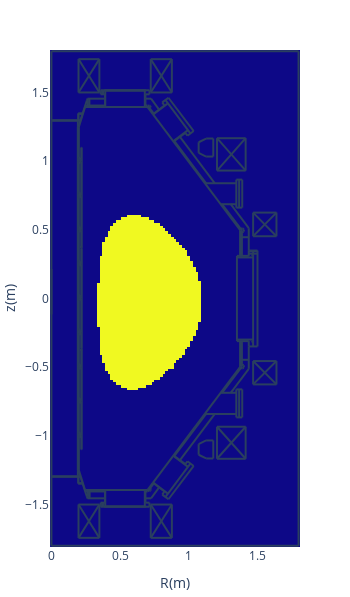

Notebook source saved alongside this figure:
### Code cell
# domain
pl.d_heatmap(cond['domain'])

### Figure 1 — Plotly figure (JSON) as saved in the notebook; plotly's stock layout.template omitted (floating-point values rounded to 4 significant figures; data arrays with more than 128 entries replaced by an {"elided": "..."} marker saying what was removed)
{"data": [{"dx": 0.02, "dy": 0.02, "showscale": false, "type": "heatmap", "x0": 0, "y0": -1.8, "z": {"elided": "181x91 int values"}}], "layout": {"height": 597.3, "margin": {"autoexpand": false, "b": 50, "l": 50, "r": 50, "t": 50}, "shapes": [{"type": "line", "x0": 0.2652, "x1": 0.2652, "y0": -1.406, "y1": -1.455}, {"type": "line", "x0": 0.2766, "x1": 0.2766, "y0": -1.406, "y1": -1.455}, {"type": "line", "x0": 0.1927, "x1": 0.1927, "y0": -1.299, "y1": 1.299}, {"type": "line", "x0": 0.1927, "x1": 0.1927, "y0": -1.249, "y1": 1.249}, {"type": "line", "x0": 0.195, "x1": 0.195, "y0": -1.251, "y1": 1.249}, {"type": "line", "x0": 0.1995, "x1": 0.1995, "y0": -1.249, "y1": 1.249}, {"type": "line", "x0": 1.376, "x1": 0.7005, "y0": 0.4965, "y1": 1.394}, {"type": "line", "x0": 0.2199, "x1": 0.2199, "y0": 0.3695, "y1": 1.099}, {"type": "line", "x0": 0.2176, "x1": 0.2176, "y0": 0.3695, "y1": 1.099}, {"type": "line", "x0": 1.376, "x1": 0.7005, "y0": -0.4965, "y1": -1.394}, {"type": "line", "x0": 0.2176, "x1": 0.2176, "y0": -0.3695, "y1": -1.099}, {"type": "line", "x0": 0.2199, "x1": 0.2199, "y0": -0.3695, "y1": -1.099}, {"type": "line", "x0": 0.1995, "x1": 0.2448, "y0": -1.249, "y1": -1.394}, {"type": "line", "x0": 0.1972, "x1": 0.1972, "y0": -1.299, "y1": -1.344}, {"type": "line", "x0": 0.195, "x1": 0.195, "y0": -1.299, "y1": -1.349}, {"type": "line", "x0": 0.195, "x1": 0.229, "y0": -1.349, "y1": -1.349}, {"type": "line", "x0": 0.195, "x1": 0.2267, "y0": -1.344, "y1": -1.344}, {"type": "line", "x0": 0.1995, "x1": 0.1995, "y0": -0.9975, "y1": -0.9748}, {"type": "line", "x0": 0.2086, "x1": 0.2086, "y0": -1.009, "y1": -0.9907}, {"type": "line", "x0": 0.2086, "x1": 0.2086, "y0": -1.009, "y1": -0.9929}, {"type": "line", "x0": 0.2063, "x1": 0.2063, "y0": -1.011, "y1": -0.9748}, {"type": "line", "x0": 0, "x1": 0.2108, "y0": -1.294, "y1": -1.294}, {"type": "line", "x0": 0, "x1": 0.2131, "y0": -1.299, "y1": -1.299}, {"type": "line", "x0": 0.1995, "x1": 0.1995, "y0": -1.011, "y1": -1.002}, {"type": "line", "x0": 0.2063, "x1": 0.2086, "y0": -1.007, "y1": -1.007}, {"type": "line", "x0": 0.2086, "x1": 0.2086, "y0": -1.004, "y1": -1.004}, {"type": "line", "x0": 0.2086, "x1": 0.2176, "y0": -1.009, "y1": -1.009}, {"type": "line", "x0": 0.1995, "x1": 0.2063, "y0": -1.011, "y1": -1.011}, {"type": "line", "x0": 0.2199, "x1": 0.2176, "y0": -1.099, "y1": -1.099}, {"type": "line", "x0": 0.2063, "x1": 0.2086, "y0": -0.9929, "y1": -0.9929}, {"type": "line", "x0": 0.2086, "x1": 0.2086, "y0": -0.9975, "y1": -0.9975}, {"type": "line", "x0": 0.2086, "x1": 0.2176, "y0": -0.9929, "y1": -0.9929}, {"type": "line", "x0": 0.2086, "x1": 0.2176, "y0": -0.9907, "y1": -0.9907}, {"type": "line", "x0": 0.1995, "x1": 0.2063, "y0": -0.9748, "y1": -0.9748}, {"type": "line", "x0": 0.2086, "x1": 0.2176, "y0": -0.7594, "y1": -0.7594}, {"type": "line", "x0": 0.1995, "x1": 0.2063, "y0": -0.7617, "y1": -0.7617}, {"type": "line", "x0": 0.2086, "x1": 0.2086, "y0": -0.7594, "y1": -0.7413}, {"type": "line", "x0": 0.2086, "x1": 0.2086, "y0": -0.7594, "y1": -0.739}, {"type": "line", "x0": 0.1995, "x1": 0.1995, "y0": -0.7617, "y1": -0.7526}, {"type": "line", "x0": 0.2063, "x1": 0.2063, "y0": -0.7617, "y1": -0.7254}, {"type": "line", "x0": 0.1995, "x1": 0.2063, "y0": -0.7254, "y1": -0.7254}, {"type": "line", "x0": 0.2086, "x1": 0.2176, "y0": -0.739, "y1": -0.739}, {"type": "line", "x0": 0.2086, "x1": 0.2176, "y0": -0.7413, "y1": -0.7413}, {"type": "line", "x0": 0.2086, "x1": 0.2086, "y0": -0.7526, "y1": -0.7526}, {"type": "line", "x0": 0.2063, "x1": 0.2086, "y0": -0.7572, "y1": -0.7572}, {"type": "line", "x0": 0.2086, "x1": 0.2086, "y0": -0.7458, "y1": -0.7458}, {"type": "line", "x0": 0.2063, "x1": 0.2086, "y0": -0.7436, "y1": -0.7436}, {"type": "line", "x0": 0.1995, "x1": 0.1995, "y0": -0.7481, "y1": -0.7254}, {"type": "line", "x0": 0.3582, "x1": 0.7141, "y0": -1.517, "y1": -1.517}, {"type": "line", "x0": 0.3854, "x1": 0.6869, "y0": -1.514, "y1": -1.514}, {"type": "line", "x0": 0.3854, "x1": 0.6869, "y0": -1.514, "y1": -1.514}, {"type": "line", "x0": 0.2426, "x1": 0.7096, "y0": -1.394, "y1": -1.394}, {"type": "line", "x0": 0.3922, "x1": 0.3922, "y0": -1.514, "y1": -1.394}, {"type": "line", "x0": 0.3582, "x1": 0.3582, "y0": -1.517, "y1": -1.487}, {"type": "line", "x0": 0.3786, "x1": 0.3786, "y0": -1.517, "y1": -1.487}, {"type": "line", "x0": 0.3695, "x1": 0.3695, "y0": -1.517, "y1": -1.487}, {"type": "line", "x0": 0.3831, "x1": 0.3831, "y0": -1.517, "y1": -1.512}, {"type": "line", "x0": 0.3831, "x1": 0.3854, "y0": -1.512, "y1": -1.514}, {"type": "line", "x0": 0.3854, "x1": 0.3854, "y0": -1.514, "y1": -1.514}, {"type": "line", "x0": 0.3899, "x1": 0.263, "y0": -1.455, "y1": -1.455}, {"type": "line", "x0": 0.3582, "x1": 0.3899, "y0": -1.487, "y1": -1.487}, {"type": "line", "x0": 0.2471, "x1": 0.3899, "y0": -1.406, "y1": -1.406}, {"type": "line", "x0": 0.2766, "x1": 0.2766, "y0": -1.455, "y1": -1.406}, {"type": "line", "x0": 0.2652, "x1": 0.2652, "y0": -1.455, "y1": -1.406}, {"type": "line", "x0": 0.2584, "x1": 0.263, "y0": -1.444, "y1": -1.455}, {"type": "line", "x0": 0.2426, "x1": 0.2448, "y0": -1.394, "y1": -1.392}, {"type": "line", "x0": 0.3899, "x1": 0.3899, "y0": -1.487, "y1": -1.394}, {"type": "line", "x0": 0.6801, "x1": 0.6801, "y0": -1.514, "y1": -1.394}, {"type": "line", "x0": 0.7141, "x1": 0.7141, "y0": -1.517, "y1": -1.487}, {"type": "line", "x0": 0.6914, "x1": 0.6914, "y0": -1.517, "y1": -1.512}, {"type": "line", "x0": 0.6914, "x1": 0.6869, "y0": -1.512, "y1": -1.514}, {"type": "line", "x0": 0.6869, "x1": 0.6869, "y0": -1.514, "y1": -1.514}, {"type": "line", "x0": 0.6846, "x1": 0.6846, "y0": -1.487, "y1": -1.394}, {"type": "line", "x0": 0.6846, "x1": 0.7141, "y0": -1.487, "y1": -1.487}, {"type": "line", "x0": 0.7254, "x1": 0.6846, "y0": -1.455, "y1": -1.455}, {"type": "line", "x0": 0.7118, "x1": 0.705, "y0": -1.392, "y1": -1.387}, {"type": "line", "x0": 0.7055, "x1": 0.715, "y0": -1.4, "y1": -1.402}, {"type": "line", "x0": 0.715, "x1": 0.7223, "y0": -1.402, "y1": -1.397}, {"type": "line", "x0": 0.7223, "x1": 0.7248, "y0": -1.397, "y1": -1.389}, {"type": "line", "x0": 0.7248, "x1": 0.7198, "y0": -1.389, "y1": -1.381}, {"type": "line", "x0": 0.6846, "x1": 0.7005, "y0": -1.406, "y1": -1.406}, {"type": "line", "x0": 0.2199, "x1": 0.2199, "y0": -0.3627, "y1": 0.3627}, {"type": "line", "x0": 0.2176, "x1": 0.2176, "y0": -0.3627, "y1": 0.3627}, {"type": "line", "x0": 0.1995, "x1": 0.1995, "y0": -0.4965, "y1": -0.4761}, {"type": "line", "x0": 0.2063, "x1": 0.2063, "y0": -0.5123, "y1": -0.4761}, {"type": "line", "x0": 0.1995, "x1": 0.1995, "y0": -0.5123, "y1": -0.5033}, {"type": "line", "x0": 0.2086, "x1": 0.2086, "y0": -0.5101, "y1": -0.4897}, {"type": "line", "x0": 0.2086, "x1": 0.2086, "y0": -0.5101, "y1": -0.4919}, {"type": "line", "x0": 0.2086, "x1": 0.2176, "y0": -0.5101, "y1": -0.5101}, {"type": "line", "x0": 0.2063, "x1": 0.2086, "y0": -0.4942, "y1": -0.4942}, {"type": "line", "x0": 0.2086, "x1": 0.2086, "y0": -0.4965, "y1": -0.4965}, {"type": "line", "x0": 0.2063, "x1": 0.2086, "y0": -0.5055, "y1": -0.5055}, {"type": "line", "x0": 0.2086, "x1": 0.2086, "y0": -0.5033, "y1": -0.5033}, {"type": "line", "x0": 0.2086, "x1": 0.2176, "y0": -0.4919, "y1": -0.4919}, {"type": "line", "x0": 0.2086, "x1": 0.2176, "y0": -0.4897, "y1": -0.4897}, {"type": "line", "x0": 0.1995, "x1": 0.2063, "y0": -0.5123, "y1": -0.5123}, {"type": "line", "x0": 0.1995, "x1": 0.2063, "y0": -0.4761, "y1": -0.4761}, {"type": "line", "x0": 0.2154, "x1": 0.2176, "y0": -0.365, "y1": -0.3627}, {"type": "line", "x0": 0.2206, "x1": 0.2218, "y0": -0.3642, "y1": -0.3614}, {"type": "line", "x0": 0.2199, "x1": 0.2176, "y0": -0.3695, "y1": -0.3695}, {"type": "line", "x0": 0.2176, "x1": 0.2154, "y0": -0.3786, "y1": -0.3786}, {"type": "line", "x0": 0.2154, "x1": 0.2154, "y0": -0.3786, "y1": -0.3695}, {"type": "line", "x0": 0.2176, "x1": 0.2176, "y0": -0.3786, "y1": -0.3695}, {"type": "line", "x0": 0.2169, "x1": 0.2157, "y0": -0.365, "y1": -0.3678}, {"type": "line", "x0": 0.2183, "x1": 0.2177, "y0": -0.3664, "y1": -0.3678}, {"type": "line", "x0": 0.2176, "x1": 0.2199, "y0": -0.3673, "y1": -0.365}, {"type": "line", "x0": 0.2192, "x1": 0.2197, "y0": -0.3628, "y1": -0.3614}, {"type": "line", "x0": 0.1995, "x1": 0.1995, "y0": -0.263, "y1": -0.2516}, {"type": "line", "x0": 0.2063, "x1": 0.2063, "y0": -0.263, "y1": -0.2267}, {"type": "line", "x0": 0.2086, "x1": 0.2086, "y0": -0.2607, "y1": -0.2426}, {"type": "line", "x0": 0.2086, "x1": 0.2086, "y0": -0.2607, "y1": -0.2403}, {"type": "line", "x0": 0.2086, "x1": 0.2176, "y0": -0.2607, "y1": -0.2607}, {"type": "line", "x0": 0.2086, "x1": 0.2086, "y0": -0.2539, "y1": -0.2539}, {"type": "line", "x0": 0.2063, "x1": 0.2086, "y0": -0.2562, "y1": -0.2562}, {"type": "line", "x0": 0.1995, "x1": 0.2063, "y0": -0.263, "y1": -0.263}, {"type": "line", "x0": 0.1995, "x1": 0.1995, "y0": -0.2471, "y1": -0.2267}, {"type": "line", "x0": 0.2086, "x1": 0.2176, "y0": -0.2403, "y1": -0.2403}, {"type": "line", "x0": 0.2086, "x1": 0.2176, "y0": -0.2426, "y1": -0.2426}, {"type": "line", "x0": 0.2086, "x1": 0.2086, "y0": -0.2471, "y1": -0.2471}, {"type": "line", "x0": 0.2063, "x1": 0.2086, "y0": -0.2426, "y1": -0.2426}, {"type": "line", "x0": 0.1995, "x1": 0.2063, "y0": -0.2267, "y1": -0.2267}, {"type": "line", "x0": 0.1995, "x1": 0.2063, "y0": -0.01133, "y1": -0.01133}, {"type": "line", "x0": 0.1995, "x1": 0.2063, "y0": 0.02494, "y1": 0.02494}, {"type": "line", "x0": 0.1995, "x1": 0.1995, "y0": -0.01133, "y1": -0.002267}, {"type": "line", "x0": 0.1995, "x1": 0.1995, "y0": 0.002267, "y1": 0.02494}, {"type": "line", "x0": 0.2063, "x1": 0.2063, "y0": -0.01133, "y1": 0.02494}, {"type": "line", "x0": 0.2086, "x1": 0.2086, "y0": -0.009068, "y1": 0.006801}, {"type": "line", "x0": 0.2086, "x1": 0.2086, "y0": -0.009068, "y1": 0.009068}, {"type": "line", "x0": 0.2086, "x1": 0.2176, "y0": -0.009068, "y1": -0.009068}, {"type": "line", "x0": 0.2086, "x1": 0.2086, "y0": -0.004534, "y1": -0.004534}, {"type": "line", "x0": 0.2063, "x1": 0.2086, "y0": -0.006801, "y1": -0.006801}, {"type": "line", "x0": 0.2086, "x1": 0.2176, "y0": 0.009068, "y1": 0.009068}, {"type": "line", "x0": 0.2086, "x1": 0.2176, "y0": 0.006801, "y1": 0.006801}, {"type": "line", "x0": 0.2086, "x1": 0.2086, "y0": 0.002267, "y1": 0.002267}, {"type": "line", "x0": 0.2063, "x1": 0.2086, "y0": 0.006801, "y1": 0.006801}, {"type": "line", "x0": 0.2176, "x1": 0.2176, "y0": 0.3786, "y1": 0.3695}, {"type": "line", "x0": 0.2154, "x1": 0.2154, "y0": 0.3786, "y1": 0.3695}, {"type": "line", "x0": 0.1995, "x1": 0.1995, "y0": 0.2516, "y1": 0.2743}, {"type": "line", "x0": 0.2063, "x1": 0.2063, "y0": 0.238, "y1": 0.2743}, {"type": "line", "x0": 0.2086, "x1": 0.2086, "y0": 0.2403, "y1": 0.2607}, {"type": "line", "x0": 0.1995, "x1": 0.2063, "y0": 0.238, "y1": 0.238}, {"type": "line", "x0": 0.1995, "x1": 0.1995, "y0": 0.238, "y1": 0.2471}, {"type": "line", "x0": 0.2063, "x1": 0.2086, "y0": 0.2562, "y1": 0.2562}, {"type": "line", "x0": 0.2086, "x1": 0.2086, "y0": 0.2539, "y1": 0.2539}, {"type": "line", "x0": 0.2086, "x1": 0.2176, "y0": 0.2584, "y1": 0.2584}, {"type": "line", "x0": 0.2063, "x1": 0.2086, "y0": 0.2426, "y1": 0.2426}, {"type": "line", "x0": 0.2086, "x1": 0.2086, "y0": 0.2471, "y1": 0.2471}, {"type": "line", "x0": 0.2086, "x1": 0.2176, "y0": 0.2403, "y1": 0.2403}, {"type": "line", "x0": 0.2086, "x1": 0.2086, "y0": 0.2403, "y1": 0.2584}, {"type": "line", "x0": 0.2086, "x1": 0.2176, "y0": 0.2607, "y1": 0.2607}, {"type": "line", "x0": 0.1995, "x1": 0.2063, "y0": 0.2743, "y1": 0.2743}, {"type": "line", "x0": 0.2177, "x1": 0.2183, "y0": 0.3696, "y1": 0.3682}, {"type": "line", "x0": 0.2157, "x1": 0.2169, "y0": 0.3696, "y1": 0.3668}, {"type": "line", "x0": 0.2176, "x1": 0.2199, "y0": 0.3673, "y1": 0.365}, {"type": "line", "x0": 0.2218, "x1": 0.2206, "y0": 0.3632, "y1": 0.366}, {"type": "line", "x0": 0.2154, "x1": 0.2176, "y0": 0.365, "y1": 0.3627}, {"type": "line", "x0": 0.2197, "x1": 0.2192, "y0": 0.3632, "y1": 0.3646}, {"type": "line", "x0": 0.2199, "x1": 0.2176, "y0": 0.3695, "y1": 0.3695}, {"type": "line", "x0": 0.2176, "x1": 0.2154, "y0": 0.3786, "y1": 0.3786}, {"type": "line", "x0": 0.1995, "x1": 0.1995, "y0": 0.5033, "y1": 0.5237}, {"type": "line", "x0": 0.1995, "x1": 0.1995, "y0": 0.4874, "y1": 0.4965}, {"type": "line", "x0": 0.2063, "x1": 0.2063, "y0": 0.4874, "y1": 0.5237}, {"type": "line", "x0": 0.2086, "x1": 0.2086, "y0": 0.4897, "y1": 0.5078}, {"type": "line", "x0": 0.2086, "x1": 0.2086, "y0": 0.4897, "y1": 0.5101}, {"type": "line", "x0": 0.2086, "x1": 0.2176, "y0": 0.4897, "y1": 0.4897}, {"type": "line", "x0": 0.2086, "x1": 0.2086, "y0": 0.4965, "y1": 0.4965}, {"type": "line", "x0": 0.2063, "x1": 0.2086, "y0": 0.4942, "y1": 0.4942}, {"type": "line", "x0": 0.2086, "x1": 0.2176, "y0": 0.5101, "y1": 0.5101}, {"type": "line", "x0": 0.2086, "x1": 0.2176, "y0": 0.5078, "y1": 0.5078}, {"type": "line", "x0": 0.2086, "x1": 0.2086, "y0": 0.5033, "y1": 0.5033}, {"type": "line", "x0": 0.2063, "x1": 0.2086, "y0": 0.5055, "y1": 0.5055}, {"type": "line", "x0": 0.1995, "x1": 0.2063, "y0": 0.4874, "y1": 0.4874}, {"type": "line", "x0": 0.1995, "x1": 0.2063, "y0": 0.5237, "y1": 0.5237}, {"type": "line", "x0": 1.501, "x1": 1.501, "y0": 0.3491, "y1": -0.3491}, {"type": "line", "x0": 1.351, "x1": 1.351, "y0": 0.3106, "y1": -0.3106}, {"type": "line", "x0": 1.469, "x1": 1.469, "y0": 0.3491, "y1": -0.3491}, {"type": "line", "x0": 1.387, "x1": 1.387, "y0": -0.3106, "y1": -0.4965}, {"type": "line", "x0": 1.374, "x1": 1.374, "y0": -0.3106, "y1": -0.4965}, {"type": "line", "x0": 1.462, "x1": 1.462, "y0": -0.3196, "y1": -0.3106}, {"type": "line", "x0": 1.437, "x1": 1.437, "y0": -0.3106, "y1": -0.3491}, {"type": "line", "x0": 1.437, "x1": 1.501, "y0": -0.3491, "y1": -0.3491}, {"type": "line", "x0": 1.437, "x1": 1.437, "y0": -0.3491, "y1": -0.5123}, {"type": "line", "x0": 1.379, "x1": 1.392, "y0": -0.5069, "y1": -0.5093}, {"type": "line", "x0": 1.392, "x1": 1.402, "y0": -0.5093, "y1": -0.4997}, {"type": "line", "x0": 1.402, "x1": 1.4, "y0": -0.4997, "y1": -0.4862}, {"type": "line", "x0": 1.4, "x1": 1.388, "y0": -0.4862, "y1": -0.48}, {"type": "line", "x0": 1.374, "x1": 1.374, "y0": -0.4965, "y1": -0.4987}, {"type": "line", "x0": 1.383, "x1": 1.378, "y0": -0.501, "y1": -0.4965}, {"type": "line", "x0": 1.387, "x1": 1.437, "y0": -0.4466, "y1": -0.4466}, {"type": "line", "x0": 1.462, "x1": 1.469, "y0": -0.3196, "y1": -0.3196}, {"type": "line", "x0": 1.351, "x1": 1.469, "y0": -0.2992, "y1": -0.2992}, {"type": "line", "x0": 1.351, "x1": 1.437, "y0": -0.3106, "y1": -0.3106}, {"type": "line", "x0": 1.462, "x1": 1.469, "y0": -0.3106, "y1": -0.3106}, {"type": "line", "x0": 1.437, "x1": 1.437, "y0": 0.5123, "y1": 0.3514}, {"type": "line", "x0": 1.387, "x1": 1.387, "y0": 0.4965, "y1": 0.3106}, {"type": "line", "x0": 1.374, "x1": 1.374, "y0": 0.4965, "y1": 0.3106}, {"type": "line", "x0": 1.437, "x1": 1.501, "y0": 0.3491, "y1": 0.3491}, {"type": "line", "x0": 1.501, "x1": 1.437, "y0": 0.3264, "y1": 0.3264}, {"type": "line", "x0": 1.501, "x1": 1.437, "y0": 0.3446, "y1": 0.3446}, {"type": "line", "x0": 1.351, "x1": 1.469, "y0": 0.2992, "y1": 0.2992}, {"type": "line", "x0": 1.351, "x1": 1.437, "y0": 0.3106, "y1": 0.3106}, {"type": "line", "x0": 1.462, "x1": 1.462, "y0": 0.3196, "y1": 0.3106}, {"type": "line", "x0": 1.437, "x1": 1.437, "y0": 0.3514, "y1": 0.3106}, {"type": "line", "x0": 1.462, "x1": 1.469, "y0": 0.3106, "y1": 0.3106}, {"type": "line", "x0": 1.462, "x1": 1.469, "y0": 0.3196, "y1": 0.3196}, {"type": "line", "x0": 1.388, "x1": 1.4, "y0": 0.4818, "y1": 0.488}, {"type": "line", "x0": 1.4, "x1": 1.402, "y0": 0.488, "y1": 0.5015}, {"type": "line", "x0": 1.402, "x1": 1.392, "y0": 0.5015, "y1": 0.5111}, {"type": "line", "x0": 1.392, "x1": 1.379, "y0": 0.5111, "y1": 0.5088}, {"type": "line", "x0": 1.387, "x1": 1.437, "y0": 0.4466, "y1": 0.4466}, {"type": "line", "x0": 1.374, "x1": 1.374, "y0": 0.4965, "y1": 0.4987}, {"type": "line", "x0": 1.383, "x1": 1.378, "y0": 0.501, "y1": 0.4965}, {"type": "line", "x0": 0.1995, "x1": 0.2448, "y0": 1.249, "y1": 1.394}, {"type": "line", "x0": 0.1995, "x1": 0.1995, "y0": 0.7526, "y1": 0.773}, {"type": "line", "x0": 0.2063, "x1": 0.2063, "y0": 0.7368, "y1": 0.773}, {"type": "line", "x0": 0.1995, "x1": 0.1995, "y0": 0.7368, "y1": 0.7481}, {"type": "line", "x0": 0.2063, "x1": 0.2086, "y0": 0.7572, "y1": 0.7572}, {"type": "line", "x0": 0.2086, "x1": 0.2086, "y0": 0.7526, "y1": 0.7526}, {"type": "line", "x0": 0.2063, "x1": 0.2086, "y0": 0.7436, "y1": 0.7436}, {"type": "line", "x0": 0.2086, "x1": 0.2086, "y0": 0.7458, "y1": 0.7458}, {"type": "line", "x0": 0.2086, "x1": 0.2086, "y0": 0.739, "y1": 0.7594}, {"type": "line", "x0": 0.2086, "x1": 0.2086, "y0": 0.739, "y1": 0.7572}, {"type": "line", "x0": 0.2086, "x1": 0.2176, "y0": 0.739, "y1": 0.739}, {"type": "line", "x0": 0.2086, "x1": 0.2176, "y0": 0.7572, "y1": 0.7572}, {"type": "line", "x0": 0.2086, "x1": 0.2176, "y0": 0.7594, "y1": 0.7594}, {"type": "line", "x0": 0.1995, "x1": 0.2063, "y0": 0.7368, "y1": 0.7368}, {"type": "line", "x0": 0.1995, "x1": 0.2063, "y0": 0.773, "y1": 0.773}, {"type": "line", "x0": 0.2086, "x1": 0.2086, "y0": 0.9907, "y1": 1.009}, {"type": "line", "x0": 0.2086, "x1": 0.2086, "y0": 0.9907, "y1": 1.007}, {"type": "line", "x0": 0.2086, "x1": 0.2176, "y0": 0.9907, "y1": 0.9907}, {"type": "line", "x0": 0.2086, "x1": 0.2176, "y0": 1.007, "y1": 1.007}, {"type": "line", "x0": 0.2086, "x1": 0.2176, "y0": 1.009, "y1": 1.009}, {"type": "line", "x0": 0.2063, "x1": 0.2063, "y0": 0.9884, "y1": 1.025}, {"type": "line", "x0": 0.2086, "x1": 0.2086, "y0": 1.009, "y1": 1.025}, {"type": "line", "x0": 0.1995, "x1": 0.1995, "y0": 1.002, "y1": 1.025}, {"type": "line", "x0": 0.1995, "x1": 0.1995, "y0": 1.002, "y1": 1.025}, {"type": "line", "x0": 0.1995, "x1": 0.1995, "y0": 0.9884, "y1": 0.9975}, {"type": "line", "x0": 0.2086, "x1": 0.2086, "y0": 1.009, "y1": 1.025}, {"type": "line", "x0": 0.2063, "x1": 0.2063, "y0": 0.9884, "y1": 1.025}, {"type": "line", "x0": 0.2086, "x1": 0.2176, "y0": 1.009, "y1": 1.009}, {"type": "line", "x0": 0.2086, "x1": 0.2176, "y0": 1.007, "y1": 1.007}, {"type": "line", "x0": 0.2086, "x1": 0.2176, "y0": 0.9907, "y1": 0.9907}, {"type": "line", "x0": 0.2086, "x1": 0.2086, "y0": 0.9907, "y1": 1.007}, {"type": "line", "x0": 0.2086, "x1": 0.2086, "y0": 0.9907, "y1": 1.009}, {"type": "line", "x0": 0.2086, "x1": 0.2086, "y0": 0.9952, "y1": 0.9952}, {"type": "line", "x0": 0.2086, "x1": 0.2086, "y0": 0.9884, "y1": 0.9907}, {"type": "line", "x0": 0.2063, "x1": 0.2086, "y0": 0.9929, "y1": 0.9929}, {"type": "line", "x0": 0.2086, "x1": 0.2086, "y0": 1.002, "y1": 1.002}, {"type": "line", "x0": 0.2063, "x1": 0.2086, "y0": 1.007, "y1": 1.007}, {"type": "line", "x0": 0.1995, "x1": 0.2086, "y0": 0.9884, "y1": 0.9884}, {"type": "line", "x0": 0.1995, "x1": 0.2086, "y0": 1.025, "y1": 1.025}, {"type": "line", "x0": 0.1995, "x1": 0.2086, "y0": 1.025, "y1": 1.025}, {"type": "line", "x0": 0.2063, "x1": 0.2086, "y0": 1.007, "y1": 1.007}, {"type": "line", "x0": 0.2086, "x1": 0.2086, "y0": 1.002, "y1": 1.002}, {"type": "line", "x0": 0.2063, "x1": 0.2086, "y0": 0.9929, "y1": 0.9929}, {"type": "line", "x0": 0.2086, "x1": 0.2086, "y0": 0.9884, "y1": 0.9907}, {"type": "line", "x0": 0.2086, "x1": 0.2086, "y0": 0.9952, "y1": 0.9952}, {"type": "line", "x0": 0.1995, "x1": 0.1995, "y0": 0.9884, "y1": 0.9975}, {"type": "line", "x0": 0.1995, "x1": 0.2086, "y0": 0.9884, "y1": 0.9884}, {"type": "line", "x0": 0.2199, "x1": 0.2176, "y0": 1.099, "y1": 1.099}, {"type": "line", "x0": 0, "x1": 0.2131, "y0": 1.299, "y1": 1.299}, {"type": "line", "x0": 0, "x1": 0.2108, "y0": 1.294, "y1": 1.294}, {"type": "line", "x0": 0.195, "x1": 0.2267, "y0": 1.344, "y1": 1.344}, {"type": "line", "x0": 0.195, "x1": 0.229, "y0": 1.349, "y1": 1.349}, {"type": "line", "x0": 0.195, "x1": 0.195, "y0": 1.299, "y1": 1.349}, {"type": "line", "x0": 0.1972, "x1": 0.1972, "y0": 1.299, "y1": 1.344}, {"type": "line", "x0": 0.2426, "x1": 0.2448, "y0": 1.394, "y1": 1.392}, {"type": "line", "x0": 0.7096, "x1": 0.7028, "y0": 1.394, "y1": 1.39}, {"type": "line", "x0": 0.718, "x1": 0.723, "y0": 1.385, "y1": 1.393}, {"type": "line", "x0": 0.723, "x1": 0.7205, "y0": 1.393, "y1": 1.402}, {"type": "line", "x0": 0.7205, "x1": 0.7132, "y0": 1.402, "y1": 1.407}, {"type": "line", "x0": 0.7132, "x1": 0.7037, "y0": 1.407, "y1": 1.404}, {"type": "line", "x0": 0.2426, "x1": 0.7096, "y0": 1.394, "y1": 1.394}, {"type": "line", "x0": 0.3854, "x1": 0.6869, "y0": 1.514, "y1": 1.514}, {"type": "line", "x0": 0.3854, "x1": 0.6869, "y0": 1.514, "y1": 1.514}, {"type": "line", "x0": 0.3582, "x1": 0.7141, "y0": 1.517, "y1": 1.517}, {"type": "line", "x0": 0.3899, "x1": 0.263, "y0": 1.455, "y1": 1.455}, {"type": "line", "x0": 0.2471, "x1": 0.3899, "y0": 1.406, "y1": 1.406}, {"type": "line", "x0": 0.3582, "x1": 0.3899, "y0": 1.487, "y1": 1.487}, {"type": "line", "x0": 0.2584, "x1": 0.263, "y0": 1.444, "y1": 1.455}, {"type": "line", "x0": 0.2652, "x1": 0.2652, "y0": 1.455, "y1": 1.406}, {"type": "line", "x0": 0.2766, "x1": 0.2766, "y0": 1.455, "y1": 1.406}, {"type": "line", "x0": 0.3582, "x1": 0.3582, "y0": 1.517, "y1": 1.487}, {"type": "line", "x0": 0.3899, "x1": 0.3899, "y0": 1.487, "y1": 1.394}, {"type": "line", "x0": 0.3922, "x1": 0.3922, "y0": 1.514, "y1": 1.394}, {"type": "line", "x0": 0.3854, "x1": 0.3854, "y0": 1.514, "y1": 1.514}, {"type": "line", "x0": 0.3831, "x1": 0.3854, "y0": 1.512, "y1": 1.514}, {"type": "line", "x0": 0.3831, "x1": 0.3831, "y0": 1.517, "y1": 1.512}, {"type": "line", "x0": 0.3695, "x1": 0.3695, "y0": 1.517, "y1": 1.487}, {"type": "line", "x0": 0.3786, "x1": 0.3786, "y0": 1.517, "y1": 1.487}, {"type": "line", "x0": 0.6846, "x1": 0.6846, "y0": 1.487, "y1": 1.394}, {"type": "line", "x0": 0.6801, "x1": 0.6801, "y0": 1.514, "y1": 1.394}, {"type": "line", "x0": 0.6846, "x1": 0.7005, "y0": 1.406, "y1": 1.406}, {"type": "line", "x0": 0.6846, "x1": 0.7141, "y0": 1.487, "y1": 1.487}, {"type": "line", "x0": 0.6869, "x1": 0.6869, "y0": 1.514, "y1": 1.514}, {"type": "line", "x0": 0.6914, "x1": 0.6869, "y0": 1.512, "y1": 1.514}, {"type": "line", "x0": 0.6914, "x1": 0.6914, "y0": 1.517, "y1": 1.512}, {"type": "line", "x0": 0.7141, "x1": 0.7141, "y0": 1.517, "y1": 1.487}, {"type": "line", "x0": 0.7254, "x1": 0.6846, "y0": 1.455, "y1": 1.455}, {"type": "line", "x0": 0.7844, "x1": 0.7254, "y0": 1.376, "y1": 1.455}, {"type": "line", "x0": 0.7458, "x1": 0.7005, "y0": 1.347, "y1": 1.406}, {"type": "line", "x0": 0, "x1": 0, "y0": 0.2154, "y1": -0.1156}, {"type": "line", "x0": 0.7844, "x1": 0.7254, "y0": -1.376, "y1": -1.455}, {"type": "line", "x0": 0.7458, "x1": 0.7005, "y0": -1.347, "y1": -1.406}, {"type": "line", "x0": 1.437, "x1": 1.306, "y0": 0.5123, "y1": 0.6869}, {"type": "line", "x0": 1.387, "x1": 1.242, "y0": 0.4965, "y1": 0.6869}, {"type": "line", "x0": 1.347, "x1": 1.118, "y0": 0.8388, "y1": 0.8388}, {"type": "line", "x0": 1.347, "x1": 1.347, "y0": 0.866, "y1": 0.662}, {"type": "line", "x0": 1.367, "x1": 1.367, "y0": 0.866, "y1": 0.662}, {"type": "line", "x0": 1.39, "x1": 1.39, "y0": 0.866, "y1": 0.662}, {"type": "line", "x0": 1.39, "x1": 1.347, "y0": 0.866, "y1": 0.866}, {"type": "line", "x0": 1.39, "x1": 1.347, "y0": 0.662, "y1": 0.662}, {"type": "line", "x0": 1.347, "x1": 1.233, "y0": 0.6869, "y1": 0.6869}, {"type": "line", "x0": 1.347, "x1": 1.118, "y0": -0.8411, "y1": -0.8411}, {"type": "line", "x0": 1.347, "x1": 1.347, "y0": -0.866, "y1": -0.662}, {"type": "line", "x0": 1.367, "x1": 1.367, "y0": -0.866, "y1": -0.662}, {"type": "line", "x0": 1.39, "x1": 1.39, "y0": -0.866, "y1": -0.662}, {"type": "line", "x0": 1.39, "x1": 1.347, "y0": -0.866, "y1": -0.866}, {"type": "line", "x0": 1.39, "x1": 1.347, "y0": -0.662, "y1": -0.662}, {"type": "line", "x0": 1.347, "x1": 1.233, "y0": -0.6869, "y1": -0.6869}, {"type": "line", "x0": 1.437, "x1": 1.306, "y0": -0.5123, "y1": -0.6869}, {"type": "line", "x0": 1.387, "x1": 1.242, "y0": -0.4965, "y1": -0.6869}, {"type": "line", "x0": 0.195, "x1": 0.2584, "y0": -1.251, "y1": -1.444}, {"type": "line", "x0": 0.195, "x1": 0.2584, "y0": 1.249, "y1": 1.444}, {"type": "line", "x0": 0.8524, "x1": 0.8071, "y0": 1.462, "y1": 1.428}, {"type": "line", "x0": 0.8071, "x1": 0.8229, "y0": 1.428, "y1": 1.406}, {"type": "line", "x0": 0.8229, "x1": 0.739, "y0": 1.406, "y1": 1.342}, {"type": "line", "x0": 0.8479, "x1": 0.7413, "y0": 1.421, "y1": 1.34}, {"type": "line", "x0": 0.8524, "x1": 1.036, "y0": 1.462, "y1": 1.22}, {"type": "line", "x0": 0.8297, "x1": 1.013, "y0": 1.446, "y1": 1.202}, {"type": "line", "x0": 0.9952, "x1": 0.8864, "y0": 1.226, "y1": 1.145}, {"type": "line", "x0": 1.036, "x1": 0.9907, "y0": 1.22, "y1": 1.186}, {"type": "line", "x0": 0.9748, "x1": 0.9907, "y0": 1.206, "y1": 1.186}, {"type": "line", "x0": 0.9748, "x1": 0.8887, "y0": 1.206, "y1": 1.143}, {"type": "line", "x0": 1.19, "x1": 0.9363, "y0": 0.8388, "y1": 1.177}, {"type": "line", "x0": 1.127, "x1": 0.8955, "y0": 0.8388, "y1": 1.147}, {"type": "line", "x0": 0.8524, "x1": 0.8071, "y0": -1.462, "y1": -1.428}, {"type": "line", "x0": 0.8071, "x1": 0.8229, "y0": -1.428, "y1": -1.406}, {"type": "line", "x0": 0.8229, "x1": 0.739, "y0": -1.406, "y1": -1.342}, {"type": "line", "x0": 0.8479, "x1": 0.7413, "y0": -1.421, "y1": -1.34}, {"type": "line", "x0": 0.8524, "x1": 1.036, "y0": -1.462, "y1": -1.22}, {"type": "line", "x0": 0.8297, "x1": 1.013, "y0": -1.446, "y1": -1.202}, {"type": "line", "x0": 0.9952, "x1": 0.8864, "y0": -1.226, "y1": -1.145}, {"type": "line", "x0": 1.036, "x1": 0.9907, "y0": -1.22, "y1": -1.186}, {"type": "line", "x0": 0.9748, "x1": 0.9907, "y0": -1.206, "y1": -1.186}, {"type": "line", "x0": 0.9748, "x1": 0.8887, "y0": -1.206, "y1": -1.143}, {"type": "line", "x0": 1.19, "x1": 0.9363, "y0": -0.8411, "y1": -1.177}, {"type": "line", "x0": 1.127, "x1": 0.8955, "y0": -0.8411, "y1": -1.147}, {"type": "line", "x0": 0.1972, "x1": 0.1972, "y0": -1.501, "y1": -1.743}, {"type": "line", "x0": 0.1972, "x1": 0.3491, "y0": -1.743, "y1": -1.743}, {"type": "line", "x0": 0.3491, "x1": 0.3491, "y0": -1.743, "y1": -1.501}, {"type": "line", "x0": 0.3491, "x1": 0.1972, "y0": -1.501, "y1": -1.501}, {"type": "line", "x0": 0.1972, "x1": 0.1972, "y0": 1.743, "y1": 1.501}, {"type": "line", "x0": 0.1972, "x1": 0.3491, "y0": 1.501, "y1": 1.501}, {"type": "line", "x0": 0.3491, "x1": 0.3491, "y0": 1.501, "y1": 1.743}, {"type": "line", "x0": 0.3491, "x1": 0.1972, "y0": 1.743, "y1": 1.743}, {"type": "line", "x0": 0.7232, "x1": 0.7232, "y0": 1.743, "y1": 1.501}, {"type": "line", "x0": 0.7232, "x1": 0.8773, "y0": 1.501, "y1": 1.501}, {"type": "line", "x0": 0.8773, "x1": 0.8773, "y0": 1.501, "y1": 1.743}, {"type": "line", "x0": 0.8773, "x1": 0.7232, "y0": 1.743, "y1": 1.743}, {"type": "line", "x0": 0.7232, "x1": 0.7232, "y0": -1.501, "y1": -1.743}, {"type": "line", "x0": 0.7232, "x1": 0.8773, "y0": -1.743, "y1": -1.743}, {"type": "line", "x0": 0.8773, "x1": 0.8773, "y0": -1.743, "y1": -1.501}, {"type": "line", "x0": 0.8773, "x1": 0.7232, "y0": -1.501, "y1": -1.501}, {"type": "line", "x0": 1.206, "x1": 1.206, "y0": -0.934, "y1": -1.168}, {"type": "line", "x0": 1.206, "x1": 1.415, "y0": -1.168, "y1": -1.168}, {"type": "line", "x0": 1.415, "x1": 1.415, "y0": -1.168, "y1": -0.934}, {"type": "line", "x0": 1.415, "x1": 1.206, "y0": -0.934, "y1": -0.934}, {"type": "line", "x0": 1.206, "x1": 1.206, "y0": 1.168, "y1": 0.9317}, {"type": "line", "x0": 1.206, "x1": 1.415, "y0": 0.9317, "y1": 0.9317}, {"type": "line", "x0": 1.415, "x1": 1.415, "y0": 0.9317, "y1": 1.168}, {"type": "line", "x0": 1.415, "x1": 1.206, "y0": 1.168, "y1": 1.168}, {"type": "line", "x0": 1.469, "x1": 1.469, "y0": 0.6257, "y1": 0.4534}, {"type": "line", "x0": 1.469, "x1": 1.639, "y0": 0.4534, "y1": 0.4534}, {"type": "line", "x0": 1.639, "x1": 1.639, "y0": 0.4534, "y1": 0.6257}, {"type": "line", "x0": 1.639, "x1": 1.469, "y0": 0.6257, "y1": 0.6257}, {"type": "line", "x0": 1.469, "x1": 1.469, "y0": -0.4557, "y1": -0.6257}, {"type": "line", "x0": 1.469, "x1": 1.639, "y0": -0.6257, "y1": -0.6257}, {"type": "line", "x0": 1.639, "x1": 1.639, "y0": -0.6257, "y1": -0.4557}, {"type": "line", "x0": 1.639, "x1": 1.469, "y0": -0.4557, "y1": -0.4557}, {"type": "line", "x0": 1.072, "x1": 1.127, "y0": 1.138, "y1": 1.165}, {"type": "line", "x0": 1.127, "x1": 1.179, "y0": 1.165, "y1": 1.165}, {"type": "line", "x0": 1.179, "x1": 1.179, "y0": 1.165, "y1": 1.034}, {"type": "line", "x0": 1.179, "x1": 1.127, "y0": 1.034, "y1": 1.034}, {"type": "line", "x0": 1.127, "x1": 1.072, "y0": 1.034, "y1": 1.061}, {"type": "line", "x0": 1.072, "x1": 1.072, "y0": 1.061, "y1": 1.138}, {"type": "line", "x0": 1.072, "x1": 1.072, "y0": -1.138, "y1": -1.061}, {"type": "line", "x0": 1.072, "x1": 1.127, "y0": -1.061, "y1": -1.034}, {"type": "line", "x0": 1.127, "x1": 1.179, "y0": -1.034, "y1": -1.034}, {"type": "line", "x0": 1.179, "x1": 1.179, "y0": -1.034, "y1": -1.165}, {"type": "line", "x0": 1.179, "x1": 1.127, "y0": -1.165, "y1": -1.165}, {"type": "line", "x0": 1.127, "x1": 1.072, "y0": -1.165, "y1": -1.138}, {"type": "line", "x0": 1.469, "x1": 1.639, "y0": 0.6257, "y1": 0.4534}, {"type": "line", "x0": 1.469, "x1": 1.639, "y0": 0.4534, "y1": 0.6257}, {"type": "line", "x0": 1.206, "x1": 1.415, "y0": 1.168, "y1": 0.9317}, {"type": "line", "x0": 1.206, "x1": 1.415, "y0": 0.9317, "y1": 1.168}, {"type": "line", "x0": 1.469, "x1": 1.639, "y0": -0.6257, "y1": -0.4557}, {"type": "line", "x0": 1.469, "x1": 1.639, "y0": -0.4557, "y1": -0.6257}, {"type": "line", "x0": 1.415, "x1": 1.206, "y0": -0.934, "y1": -1.168}, {"type": "line", "x0": 1.206, "x1": 1.415, "y0": -0.934, "y1": -1.168}, {"type": "line", "x0": 0.1972, "x1": 0.3491, "y0": -1.501, "y1": -1.743}, {"type": "line", "x0": 0.1972, "x1": 0.3491, "y0": -1.743, "y1": -1.501}, {"type": "line", "x0": 0.7232, "x1": 0.8773, "y0": -1.501, "y1": -1.743}, {"type": "line", "x0": 0.7232, "x1": 0.8773, "y0": -1.743, "y1": -1.501}, {"type": "line", "x0": 0.1972, "x1": 0.3491, "y0": 1.501, "y1": 1.743}, {"type": "line", "x0": 0.1972, "x1": 0.3491, "y0": 1.743, "y1": 1.501}, {"type": "line", "x0": 0.7232, "x1": 0.8773, "y0": 1.743, "y1": 1.501}, {"type": "line", "x0": 0.7232, "x1": 0.8773, "y0": 1.501, "y1": 1.743}, {"type": "line", "x0": 0, "x1": 1.8, "y0": 1.8, "y1": 1.8}, {"type": "line", "x0": 0, "x1": 1.8, "y0": -1.8, "y1": -1.8}, {"type": "line", "x0": 1.8, "x1": 1.8, "y0": -1.8, "y1": 1.8}, {"type": "line", "x0": 0, "x1": 0, "y0": 1.8, "y1": -1.8}], "width": 350, "xaxis": {"title": {"text": "R(m)"}}, "yaxis": {"scaleanchor": "x", "title": {"text": "z(m)"}}}}
